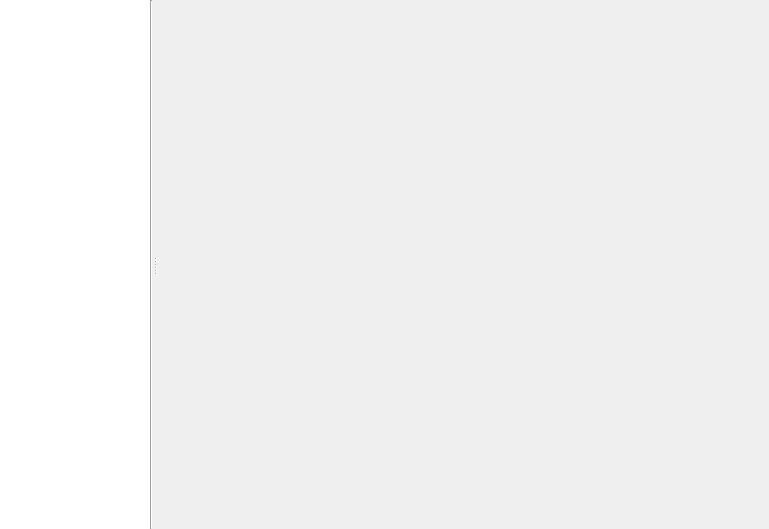
<?xml version="1.0" encoding="UTF-8"?>
<ui version="4.0">
 <class>MainWindow</class>
 <widget class="QMainWindow" name="MainWindow">
  <property name="geometry">
   <rect>
    <x>0</x>
    <y>0</y>
    <width>769</width>
    <height>529</height>
   </rect>
  </property>
  <property name="sizePolicy">
   <sizepolicy hsizetype="Expanding" vsizetype="Expanding">
    <horstretch>0</horstretch>
    <verstretch>0</verstretch>
   </sizepolicy>
  </property>
  <property name="windowTitle">
   <string>Bibtex Index Maker</string>
  </property>
  <widget class="QWidget" name="centralwidget">
   <property name="sizePolicy">
    <sizepolicy hsizetype="Expanding" vsizetype="Expanding">
     <horstretch>0</horstretch>
     <verstretch>0</verstretch>
    </sizepolicy>
   </property>
   <layout class="QHBoxLayout" name="horizontalLayout" stretch="0">
    <property name="spacing">
     <number>0</number>
    </property>
    <property name="margin">
     <number>0</number>
    </property>
    <item>
     <widget class="QSplitter" name="splitter">
      <property name="sizePolicy">
       <sizepolicy hsizetype="Expanding" vsizetype="Expanding">
        <horstretch>0</horstretch>
        <verstretch>0</verstretch>
       </sizepolicy>
      </property>
      <property name="orientation">
       <enum>Qt::Horizontal</enum>
      </property>
      <widget class="QWidget" name="verticalLayoutWidget">
       <layout class="QHBoxLayout" name="menuLayout">
        <property name="spacing">
         <number>0</number>
        </property>
        <property name="sizeConstraint">
         <enum>QLayout::SetMinAndMaxSize</enum>
        </property>
        <property name="margin">
         <number>0</number>
        </property>
        <item>
         <widget class="QTreeWidget" name="menu">
          <property name="sizePolicy">
           <sizepolicy hsizetype="Expanding" vsizetype="Expanding">
            <horstretch>0</horstretch>
            <verstretch>0</verstretch>
           </sizepolicy>
          </property>
          <property name="minimumSize">
           <size>
            <width>150</width>
            <height>0</height>
           </size>
          </property>
          <property name="maximumSize">
           <size>
            <width>150</width>
            <height>16777215</height>
           </size>
          </property>
          <property name="frameShape">
           <enum>QFrame::Box</enum>
          </property>
          <property name="frameShadow">
           <enum>QFrame::Plain</enum>
          </property>
          <property name="lineWidth">
           <number>0</number>
          </property>
          <property name="animated">
           <bool>true</bool>
          </property>
          <property name="headerHidden">
           <bool>true</bool>
          </property>
          <attribute name="headerVisible">
           <bool>false</bool>
          </attribute>
          <attribute name="headerDefaultSectionSize">
           <number>27</number>
          </attribute>
          <column>
           <property name="text">
            <string>New Column</string>
           </property>
          </column>
         </widget>
        </item>
        <item>
         <widget class="Line" name="vline">
          <property name="orientation">
           <enum>Qt::Vertical</enum>
          </property>
         </widget>
        </item>
       </layout>
      </widget>
      <widget class="QWidget" name="horizontalLayoutWidget">
       <layout class="QHBoxLayout" name="contentLayout">
        <property name="spacing">
         <number>0</number>
        </property>
       </layout>
      </widget>
     </widget>
    </item>
   </layout>
  </widget>
 </widget>
 <resources/>
 <connections/>
</ui>
